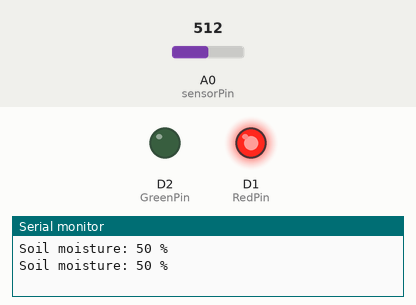
Simulated run of this sketch. Board: ESP8266 (NodeMCU). Parts: output pins drawn as LEDs (lit = HIGH), the last lines printed to the serial monitor. The test bench sets the inputs (shaded band); at power-on: A0 (sensorPin) = 512.

Above: at 3.8 s.
3.9 s: A0 (sensorPin) set to 425
7.8 s: A0 (sensorPin) set to 406
At 9.7 s:
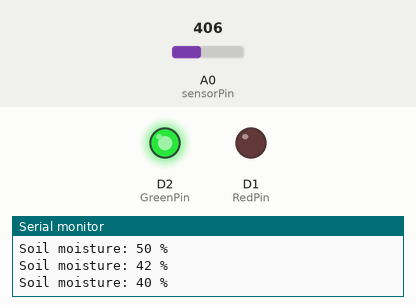
11.7 s: A0 (sensorPin) set to 511
At 13.9 s:
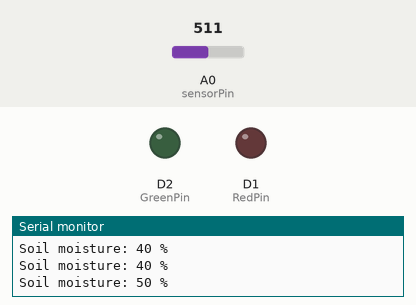
19.4 s: A0 (sensorPin) set to 306
At 22.4 s:
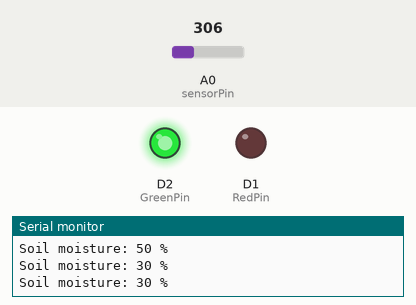
Timing chart, 0 to 23.9 s (numbered marks = the images above; inputs shaded):
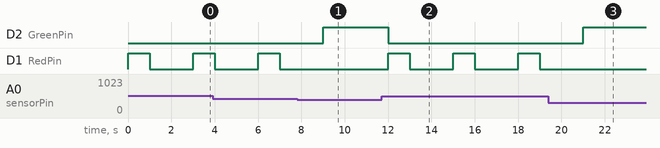

The sketch:

moisture.ino
```cpp
int sensorPin = A0; //ชื้น

#define RedPin D1   //กำหนดขา

#define GreenPin D2 //กำหนดขา

#define BluePin D3  //กำหนดขา

#define Sound D4    //กำหนดขา

void setup() {

  Serial.begin(9600); // set up serial port for 9600 baud (speed)

//RGB

  pinMode(RedPin, OUTPUT);

  pinMode(GreenPin, OUTPUT);
}

void loop() {

  int sensorValue;

  sensorValue = analogRead(sensorPin); //อ่านค่าความชื้น

  sensorValue = map(sensorValue, 0, 1023, 0, 100);

  Serial.print("Soil moisture: ");

  Serial.print(sensorValue);

  Serial.println(" %");

  if(sensorValue >=20 && sensorValue <=40){

    setColor(0, 255);  // ไฟสี green

                          //ไม่มีเสียงเตือน
  }

    else if(sensorValue >=41){

        setColor(255, 0);    // red

        digitalWrite(RedPin,HIGH);

        delay(1000);

        digitalWrite(RedPin,LOW);

        delay(1000);

      }

     else if (sensorValue <=19){

        setColor(0,255);    // Green

        digitalWrite( GreenPin ,HIGH);

        delay(1000);

        digitalWrite( GreenPin ,LOW);

        delay(1000);
 }

        delay(1000);

 }

void setColor(int red, int green)  //ส่วนของสี

{

  #ifdef COMMON_ANODE

    red = 255 - red;

    green = 0 - green;

  #endif

  analogWrite(RedPin, red);

  analogWrite(GreenPin, green);
}
```

Measured:
- the behaviour switches between 415 and 414 on A0 (sensorPin) (found by bisection; images 0 and 1)
- after the input at 7.8 s, D2 (GreenPin): LOW → HIGH after 1.2 s; D1 (RedPin): stays LOW (without the input it goes to HIGH after 1.2 s)
- after the input at 11.7 s, D2 (GreenPin): HIGH → LOW after 0.30 s; D1 (RedPin): alternates HIGH for 1.0 s and LOW for 2.0 s, starting after 0.30 s
- after the input at 19.4 s, D2 (GreenPin): LOW → HIGH after 1.6 s; D1 (RedPin): stays LOW (without the input it goes to HIGH after 1.6 s)
